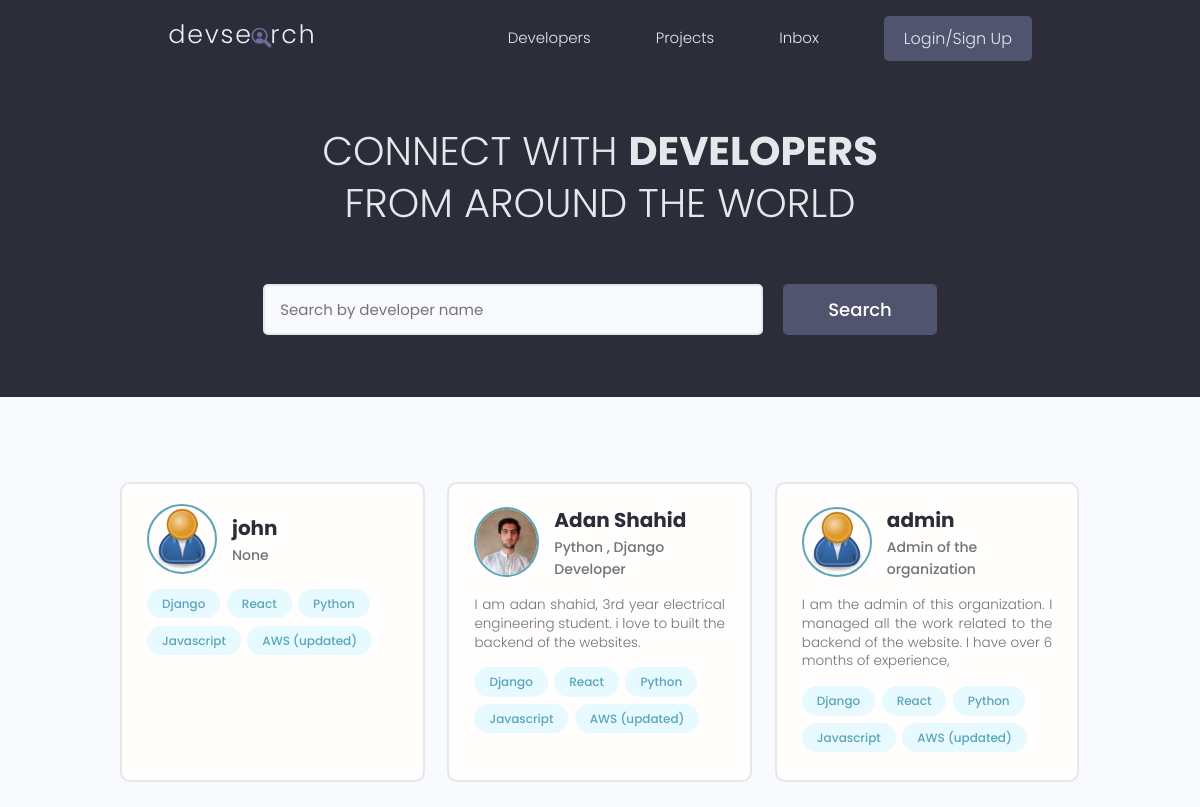
The app's page /, older data.
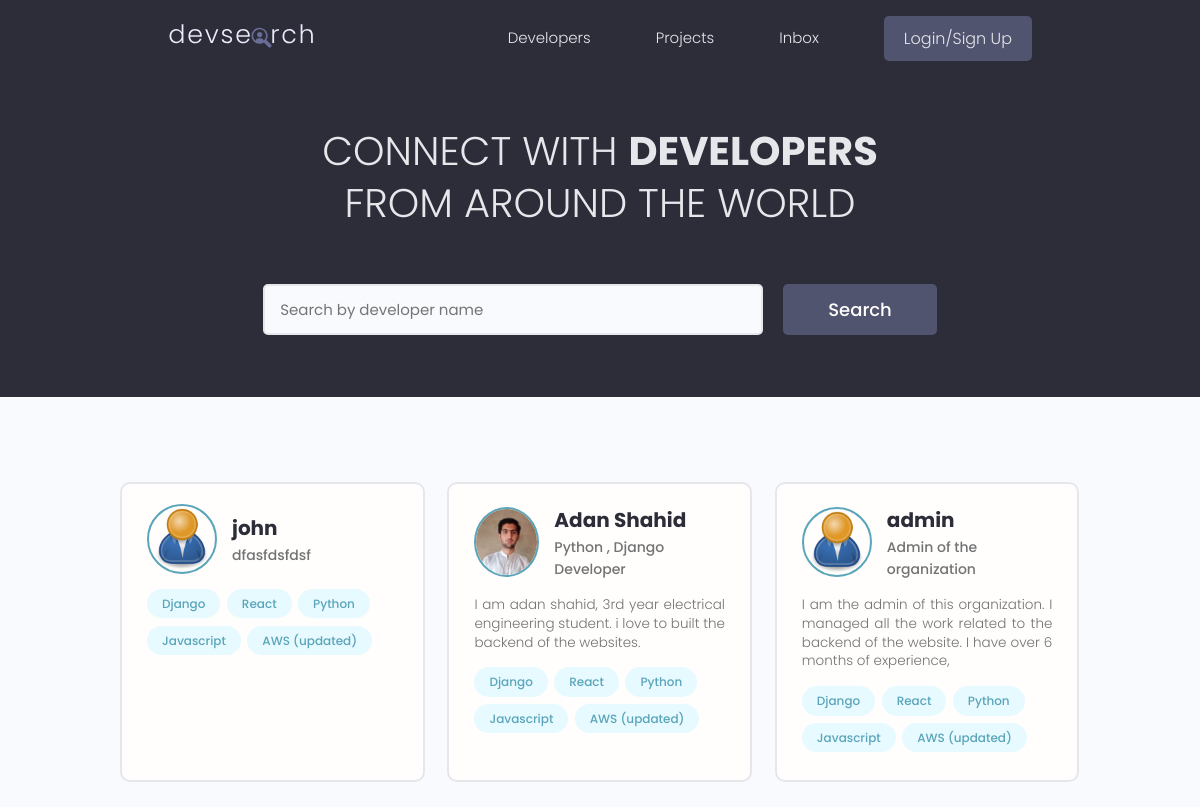
The same page, newer data.
### users/models.py (models this page shows, shortened)
class Profile(models.Model):
    user = models.OneToOneField(User, on_delete=models.CASCADE, null=True, blank=True)
    username = models.CharField(max_length=200, blank=True, null=True)
    location = models.CharField(max_length=200, blank=True, null=True)
    name = models.CharField(max_length=200, blank=True, null=True)
    email = models.EmailField(max_length=500, blank=True, null=True,)
    short_intro = models.CharField(max_length=200, blank=True, null=True)
    bio = models.TextField(blank=True, null=True)
    profile_image = models.ImageField(null=True, blank=True, upload_to='profiles/', default= "profiles/user-default.png")
    social_github = models.CharField(max_length=200, blank=True, null=True)
    social_twitter = models.CharField(max_length=200, blank=True, null=True)
    social_youtube = models.CharField(max_length=200, blank=True, null=True)
    social_linkedin = models.CharField(max_length=200, blank=True, null=True)
    social_website = models.CharField(max_length=200, blank=True, null=True)
    created = models.DateTimeField(auto_now_add=True)
    id = models.UUIDField(default=uuid.uuid4, unique=True, primary_key=True, editable=False)

### users/views.py (the view)
# urls.py: path('', views.profiles, name="profiles"),
def profiles(request):
    profiles, text = searchProfiles(request)
    custom_range, profiles = paginateProfiles(request, profiles, 3)
    skills = Skill.objects.all()
    context = {'profiles':profiles,
               'skills':skills,
               'text':text,
               'custom_range':custom_range}
    return render(request, 'users/profiles.html', context)

### users/models.py (called while the page is built)
    def __str__(self):
        return str(self.name)

### users/utils.py (called while the page is built)
def paginateProfiles(request, profiles, results):
    page = request.GET.get('page')
    paginator = Paginator(profiles, results)
    try:
        profiles = paginator.page(page)
    except PageNotAnInteger:
        page = 1
        profiles = paginator.page(page)
    except EmptyPage:
        page = paginator.num_pages
        profiles = paginator.page(page)
    leftIndex = (int(page) - 4)
    if leftIndex < 1:
        leftIndex = 1
    rightIndex = (int(page) + 5)
    if rightIndex > paginator.num_pages:
        rightIndex = paginator.num_pages + 1
    custom_range = range(leftIndex,rightIndex)
    return custom_range, profiles

def searchProfiles(request):
    text = ''
    if request.GET.get('text'):
        text = request.GET.get('text')
    skills = Skill.objects.filter(name__icontains= text) # we querying the skills
    profiles = Profile.objects.distinct().filter(Q(name__icontains=text) |
                                                 Q(short_intro__icontains=text) |
                                                 Q(skill__in= skills))
    return profiles, text

### users/templates/users/profiles.html (shortened to what this page needs)
{% extends 'main.html' %}
{% block content1 %}
<main class="home">
    <section class="hero-section text-center">
      <div class="container container--narrow">
        <div class="hero-section__box">
          <h2>CONNECT WITH <span>DEVELOPERS</span></h2>
          <h2>FROM AROUND THE WORLD</h2>
        </div>
        <div class="hero-section__search">
          <form class="form" action="{% url 'profiles' %}" method="get">
            <div class="form__field">
              <input class="input input--text" id="formInput#search" type="text" name="text"
                value="{{text}}"   placeholder="Search by developer name" />
            </div>
            <input class="btn btn--sub btn--lg" type="submit" value="Search" />
          </form>
        </div>
      </div>
    </section>
    <section class="devlist">
      <div class="container">
        <div class="grid grid--three">
           {% for profile in profiles %}
            <div class="column card">
            <div class="dev">
              <a href="{% url 'user-profile' profile.id %}" class="card__body">
                <div class="dev__profile">
                  <img class="avatar avatar--md" src="{{ profile.profile_image.url }}" alt="image" />
                  <div class="dev__meta">
                    <h3>{{profile.name}}</h3>
                    <h5>{{profile.short_intro|slice:"60"}}</h5>
                  </div>
                </div>
                <p class="dev__info">{{profile.bio|slice:"150"}}</p>
                <div class="dev__skills">
                    {% for skill in skills|slice:"5" %}
                  <span class="tag tag--pill tag--main">
                    <small>{{skill}}</small>
                  </span>
                  {% endfor %}
                </div>
              </a>
            </div>
          </div>
          {% endfor %}
        </div>
      </div>
    </section>
  </main>
{% endblock content1 %}

Row changes from the older to the newer data that the page shows:
changed Profile "john": short_intro "None" → "dfasfdsfdsf"
